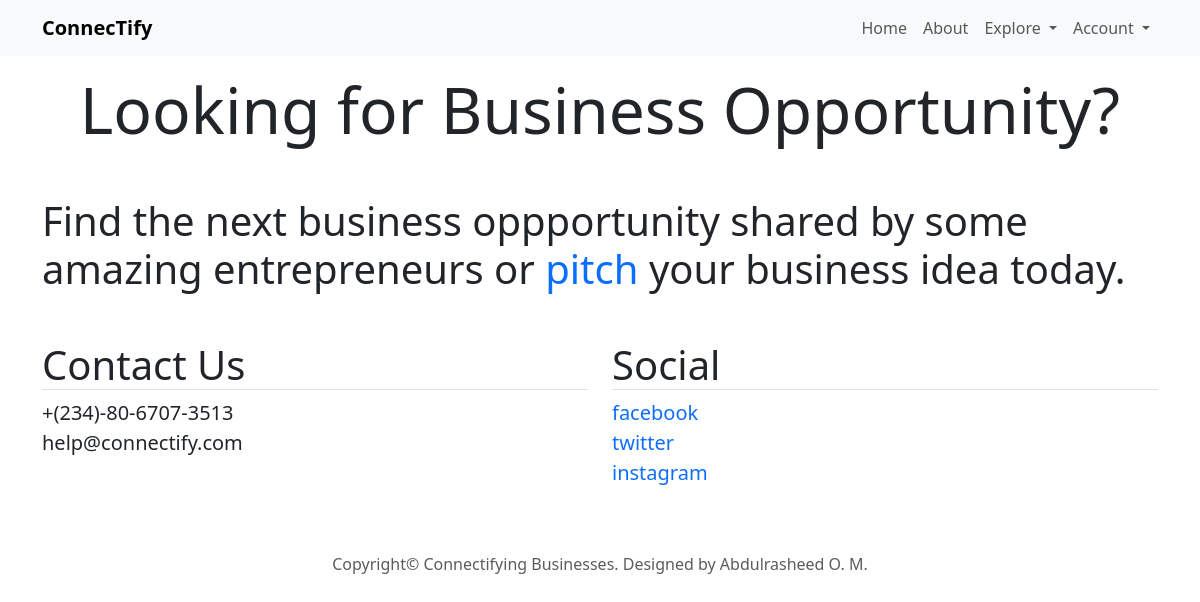
The app's page /business, older data.
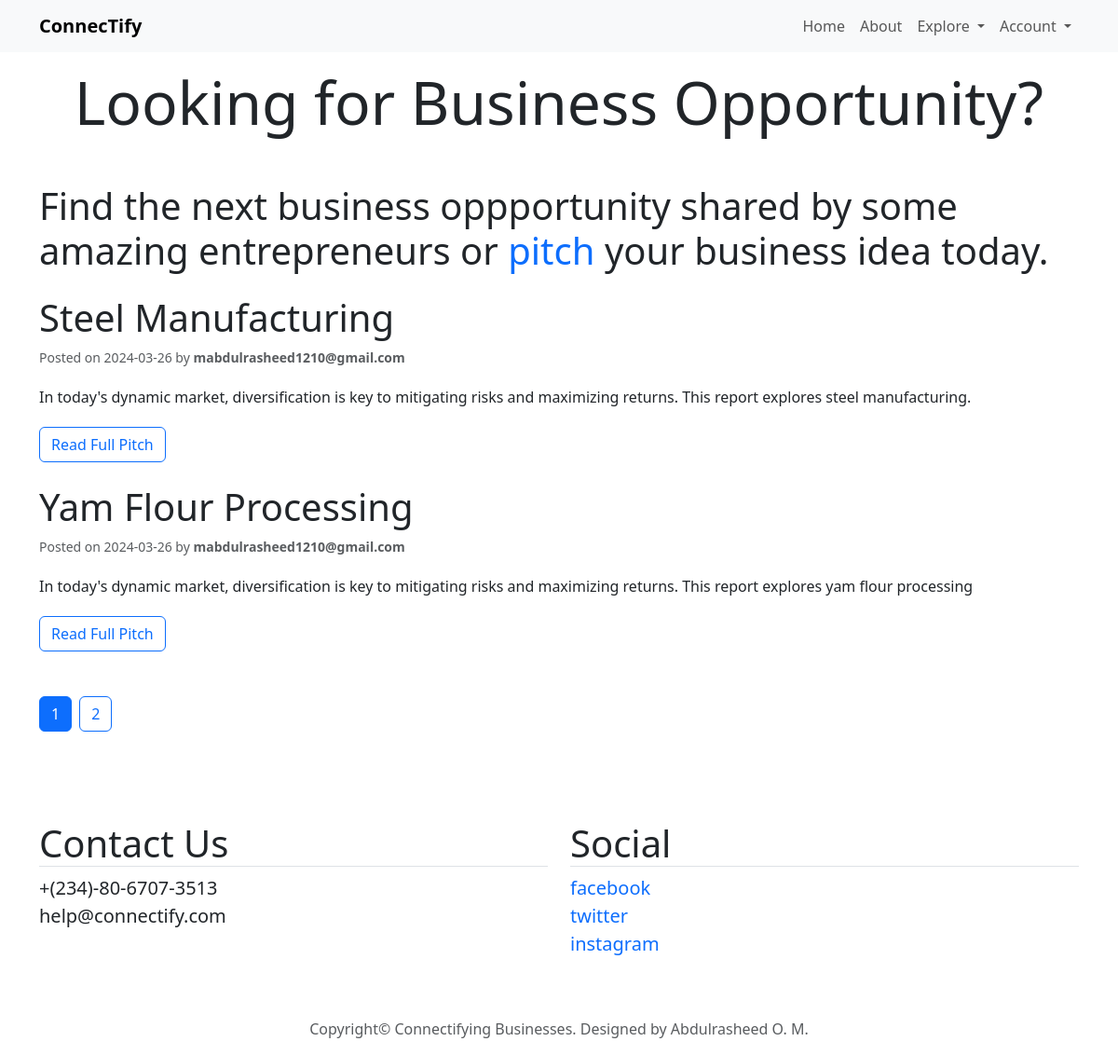
The same page, newer data.
### connectify/models.py (models this page shows, shortened)
class Post(db.Model):
    id = db.Column(db.Integer, primary_key=True)
    title = db.Column(db.Text, nullable=False)
    introduction = db.Column(db.Text, nullable=False)
    problem_statement = db.Column(db.Text, nullable=False)
    solution = db.Column(db.Text, nullable=False)
    market_analysis = db.Column(db.Text, nullable=False)
    financial_projection = db.Column(db.Text, nullable=False)
    user_id = db.Column(db.Integer, db.ForeignKey('user.id'), nullable=False)
    date_posted = db.Column(db.DateTime, nullable=False, default=datetime.utcnow)

class User(db.Model, UserMixin):
    id = db.Column(db.Integer, primary_key=True)
    first_name = db.Column(db.String(20), nullable=False)
    last_name = db.Column(db.String(20), nullable=False)
    email = db.Column(db.String(120), unique=True, nullable=False)
    image_file = db.Column(db.String(20), nullable=False, default='default.jpg')
    password = db.Column(db.String(60), nullable=False)
    about_me = db.Column(db.String(100), nullable=True)
    priority = db.Column(db.Integer, nullable=False, default=0)
    posts = db.relationship('Post', backref='author', lazy=True)

### connectify/routes.py (the view)
@app.route('/business', methods=['GET', 'POST'])
def business():
        page = request.args.get('page', type=int)
        posts = Post.query.order_by(Post.date_posted.desc()).paginate(page=page, per_page=2)
        return render_template('business.html', title='Business', posts=posts)

### connectify/templates/business.html
{% extends 'layout.html' %}
{% block content %}
<h1 class="display-3 text-start text-md-center mb-5">Looking for Business Opportunity?</h1>
<h3 class="display-6">Find the next business oppportunity shared by some amazing entrepreneurs or <a
        href="{{ url_for('pitch') }}" class="link text-decoration-none">pitch</a> your business idea today.
</h3>
{% for post in posts.items %}
<div class="row mt-4">
    <h3 class="display-6">{{ post.title }}</h3>
    <small class="text-muted">Posted on {{ post.date_posted.strftime('%Y-%m-%d') }} by <span class="fw-bold">{{
            post.author.email }}</span></small>
    <p class="lh-lg mt-3">{{ post.introduction }}</p>
    <div>
        <a href="{{ url_for('post', post_id=post.id) }}" class="btn btn-outline-primary">Read Full Pitch</a>
    </div>
</div>
{% endfor %}
{% for page_num in posts.iter_pages(left_edge=1, right_edge=1, left_current=1, right_current=2) %}
{% if page_num %}
{% if posts.page == page_num %}
<a href="{{ url_for('business', page=page_num) }}" class="btn btn-primary my-5 me-1">{{ page_num }}</a>
{% else %}
<a href="{{ url_for('business', page=page_num) }}" class="btn btn-outline-primary my-5 me-1">{{ page_num }}</a>
{% endif %}
{% else %}
...
{% endif %}
{% endfor %}
{% endblock content %}

### connectify/templates/layout.html (shortened to what this page needs)
<!doctype html>
<html lang="en">
<head>
    <link href="https://cdn.jsdelivr.net/npm/bootstrap@5.3.3/dist/css/bootstrap.min.css" rel="stylesheet"
>
    <link rel="stylesheet" type="text/css" href="{{ url_for('static', filename='main.css')}}">
    <link rel="stylesheet" href="https://cdn.jsdelivr.net/npm/bootstrap-icons@1.11.3/font/bootstrap-icons.min.css">
</head>
<body>
    <nav class="navbar navbar-expand-lg bg-body-tertiary">
        <div class="container-lg">
            <a class="navbar-brand fw-bold" href="{{ url_for('home') }}">ConnecTify</a>
            <div class="collapse navbar-collapse justify-content-end" id="navbarNav">
                <ul class=" navbar-nav">
                    <li class="nav-item">
                        <a class="nav-link" href="{{ url_for('home') }}">Home</a>
                    </li>
                    <li class="nav-item">
                        <a class="nav-link" href="{{ url_for('about') }}">About</a>
                    </li>
                    <li class="nav-item dropdown">
                        <a class="nav-link dropdown-toggle" href="#" role="button" data-bs-toggle="dropdown"
                            aria-expanded="false">
                            Explore
                        </a>
                    </li>
                    <li class="nav-item dropdown">
                        <a class="nav-link dropdown-toggle" href="#" role="button" data-bs-toggle="dropdown"
                            aria-expanded="false">
                            Account
                        </a>
                </li>
                </ul>
            </div>
        </div>
    </nav>
    <main class="container">
        <div class="row justify-content-center text-center">
        </div>
        {% block content %}
        {% endblock content %}
    </main>
    <div class="container mt-5">
        <aside class="my-5">
            <div class="row justify-content-center">
                <div class="col-md-6">
                    <h5 class="display-6 border-bottom">Contact Us</h5>
                    <ul class="lead list-unstyled">
                        <li>+(234)-80-6707-3513</li>
                        <li>help@connectify.com</li>
                    </ul>
                </div>
                <div class="col-md-6">
                    <h5 class="display-6 border-bottom">Social</h5>
                    <ul class="lead list-unstyled">
                        <li><a href="#" class="text-decoration-none">facebook</a></li>
                        <li><a href="#" class="text-decoration-none">twitter</a></li>
                        <li><a href="#" class="text-decoration-none">instagram</a></li>
                    </ul>
                </div>
            </div>
        </aside>
        <footer>
            <p class="text-center text-muted">
                Copyright&copy; Connectifying Businesses. Designed by Abdulrasheed O. M.</p>
        </footer>
    </div>
</body>
</html>

Row changes from the older to the newer data that the page shows:
added Post: title "Steel Manufacturing", date_posted "2024-03-26", author.email "mabdulrasheed1210@gmail.com", introduction "In today's dynamic market, diversification is key to mitigating risks and maximizing returns. This report explores steel manufacturing."
added Post: title "Yam Flour Processing", date_posted "2024-03-26", author.email "mabdulrasheed1210@gmail.com", introduction "In today's dynamic market, diversification is key to mitigating risks and maximizing returns. This report explores yam flour processing"
Text that changed along with them:
new list line: "1"
new list line: "2"
